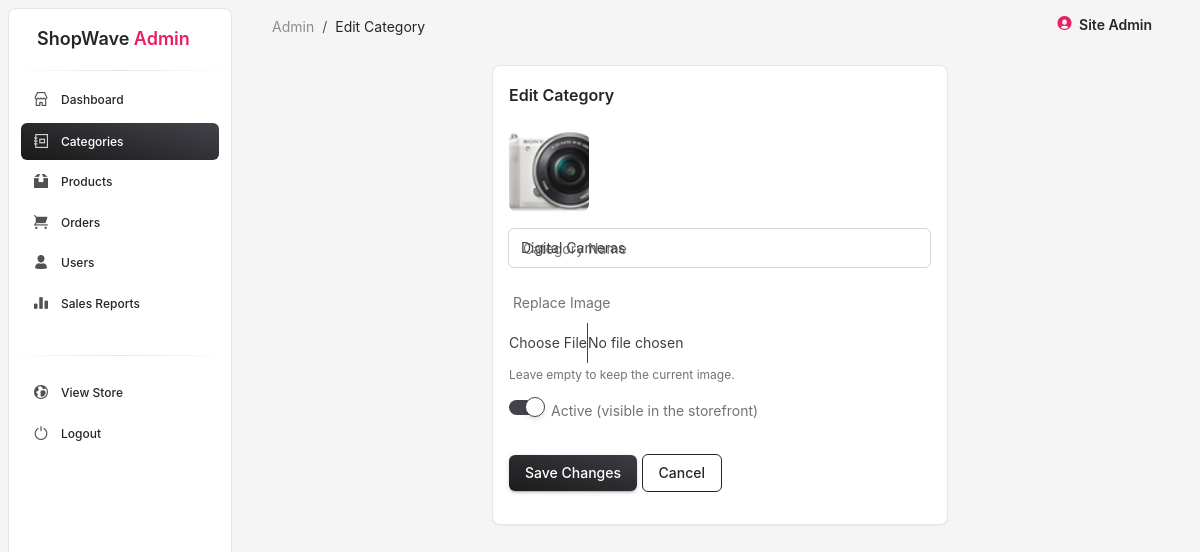
Page /admin/categories/edit.php?id=2 (signed in) on the committed database.
### tables this page shows
CREATE TABLE categories (
    id INT UNSIGNED AUTO_INCREMENT PRIMARY KEY,
    name VARCHAR(100) NOT NULL,
    slug VARCHAR(120) NOT NULL UNIQUE,
    image VARCHAR(255) NULL,
    status TINYINT(1) DEFAULT 1,
    created_at TIMESTAMP DEFAULT CURRENT_TIMESTAMP
);

### config/database.php (called while the page is built, shortened)
<?php
function db_connect()
{
    $conn = new mysqli(DB_HOST, DB_USER, DB_PASS, DB_NAME);
    $conn->set_charset('utf8mb4');
    return $conn;
}

### core/Database.php (called while the page is built, shortened)
<?php
require_once __DIR__ . '/../config/database.php';
class Database
{
    private $conn;
    public function __construct()
    {
        $this->conn = db_connect();
    }
    private function paramTypes($params)
    {
        $types = '';
        foreach ($params as $p) {
            if (is_int($p)) {
                $types .= 'i';
            } elseif (is_float($p)) {
                $types .= 'd';
            } else {
                $types .= 's';
            }
        }
        return $types;
    }
    public function select($sql, $params = [])
    {
        $stmt = $this->conn->prepare($sql);
        if (!empty($params)) {
            $stmt->bind_param($this->paramTypes($params), ...$params);
        }
        $stmt->execute();
        $result = $stmt->get_result();
        $rows = $result->fetch_all(MYSQLI_ASSOC);
        return $rows;
    }
    public function selectOne($sql, $params = [])
    {
        $rows = $this->select($sql, $params);
        return $rows[0] ?? null;
    }
}

### core/Helpers.php (called while the page is built, shortened)
<?php
function shop_image($path)
{
    $path = trim((string) $path);
    return 'assets/images/demos/demo-4/' . $path;
}

### admin/categories/edit.php (the view, shortened to what this page needs)
<?php
require_once __DIR__ . '/../../core/Auth.php';
require_once __DIR__ . '/../../core/Database.php';
require_once __DIR__ . '/../../core/Helpers.php';
$db = new Database();
$id = (int) ($_GET['id'] ?? 0);
$category = $db->selectOne("SELECT * FROM categories WHERE id = ?", [$id]);
$errors = [];
$name = $category['name'];
$statusChecked = (int) $category['status'] === 1;
require_once __DIR__ . '/../../includes/admin-header.php';
?>
<div class="row">
    <div class="col-lg-6 mx-auto">
        <div class="card">
            <div class="card-header pb-0">
                <h6>Edit Category</h6>
            </div>
            <div class="card-body">
                <div class="mb-3">
                    <img src="<?= htmlspecialchars('../../public/' . shop_image($category['image'])) ?>" width="80" height="80" style="object-fit: cover; border-radius: 8px;" alt="">
                </div>
                <form method="post" enctype="multipart/form-data">
                    <div class="input-group input-group-outline mb-3 <?= isset($errors['name']) ? 'is-invalid' : '' ?>">
                        <label class="form-label">Category Name</label>
                        <input type="text" name="name" class="form-control" value="<?= htmlspecialchars($name) ?>" required>
                    </div>
                    <label class="form-label mt-2">Replace Image</label>
                    <input type="file" name="image" class="form-control mb-1" accept="image/*">
                    <p class="text-xs text-secondary">Leave empty to keep the current image.</p>
                    <div class="form-check form-switch mt-2">
                        <input class="form-check-input" type="checkbox" name="status" id="status" <?= $statusChecked ? 'checked' : '' ?>>
                        <label class="form-check-label" for="status">Active (visible in the storefront)</label>
                    </div>
                    <div class="mt-4">
                        <button type="submit" class="btn bg-gradient-dark">Save Changes</button>
                        <a href="index.php" class="btn btn-outline-dark">Cancel</a>
                    </div>
                </form>
            </div>
        </div>
    </div>
</div>
<?php require_once __DIR__ . '/../../includes/admin-footer.php'; ?>

### rows in the picture
categories: image (picture), name "Digital Cameras", status "☑"

### other values in the picture
$pageTitle "Edit Category"
$adminName "Site Admin"
